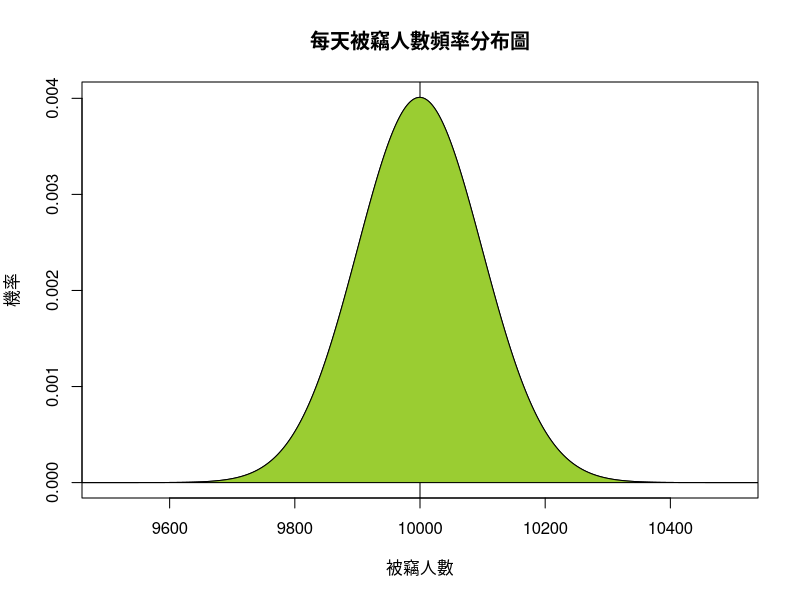
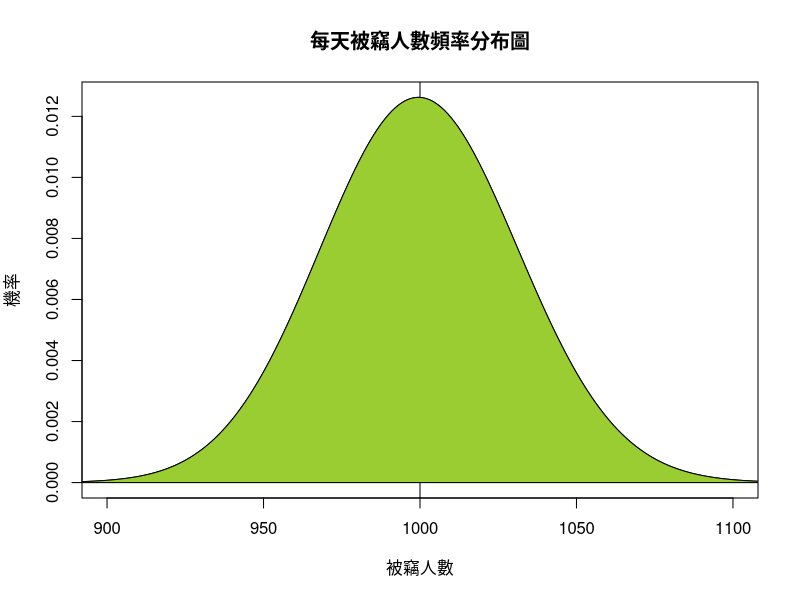
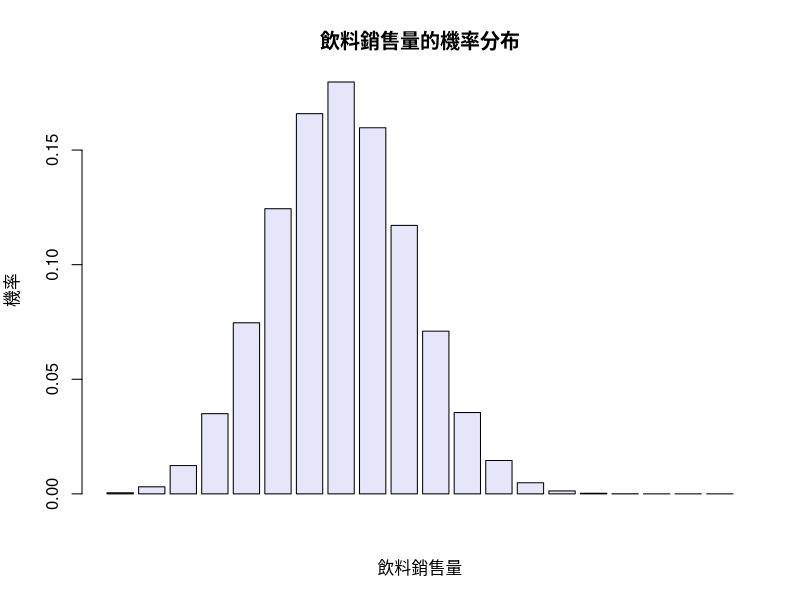

These charts were generated, in order, by the following R code:
## ---- chunk 1
a<-dbinom(5, size = 20, prob = 0.2) #given x, size, prob --> probability
b<-dbinom(5, size = 20, prob = 0.9) #given x, size, prob --> probability
a*b
## ---- chunk 2
na <- 20
pa <- 0.2
nb <- 40
pb <- 0.1

(1-pbinom(4, size=na, prob = pa)) * pbinom(35, size=nb, prob=pb)

## ---- chunk 3
#A暫租到腳踏車的機率*A站腳踏車壞掉的機率
a<-pbinom(19, size = 20, prob = 0.2)
b<-0.05*0.1
a*b
## ---- chunk 4
#a代表在200台車中會在站點A的某台繳踏車的機率，b代表會在站點A的繳踏車且壞掉的機率
a<-20*0.2/200
b<-0.1*0.05
b/a
## ---- chunk 5
#5選2*(租到輕微損壞自行車的機率)^2
((5*4/2)*(b/a)^2)/2^5
## ---- chunk 6
dbinom(2, size=5, prob=0.25) 
## ---- chunk 7
#a=站內平均 b=站內標準差
a<-80-30
b<-(5^2+3^2)^(1/2)#要記得要用+喔
contain<-a+b*3
contain
## ---- chunk 8
#D為當晚每小時的進站人數平均,d為當晚每小時的進站人數標準差；G為當晚每小時的出站人數平均，g為當晚每小時的出站人數標準差
D<-80*3
d<-5*3
G<-30*0.5
g<-3*0.5
yearmean<-D-G
yearstan<-(d^2+g^2)^(1/2)
yearamount<-yearmean+yearstan*3
yearamount
## ---- chunk 9
normal<-1-pnorm(200, mean = a, sd = b) #given mean, sd --> cumulative probability
newyear<-1-pnorm(200, mean =yearmean , sd = yearstan) 
normal
newyear
## ---- chunk 10
xx = seq(0, 10^6)
yy = dbinom(xx, size = 10^6, prob = 0.01) 
# Plotting
plot(x = xx, y = yy, type = "l",xlim=c(9500,10500),,ylab = "機率" ,xlab = "被竊人數" ,main="每天被竊人數頻率分布圖")
## Add a line on the plot
abline(v = 10000, col = "black")
## Highlight an area on the plot
region_g.x = xx[xx<=10^5]
region_g.y = yy[xx<=10^5]
region_g.x = c(region_g.x[1], region_g.x, tail(region_g.x,1))
region_g.y = c(0, region_g.y, 0)

polygon(region_g.x, region_g.y,density = -1, col = "yellowgreen")
## ---- chunk 11
table<-rbinom(365, size = 10^6, prob = 0.01) #random samples from a binomial distribution of given size, prob

quantile(table)
min<-quantile(table)[2]-1.5*IQR(table)
max<-quantile(table)[4]+1.5*IQR(table)
outlier=0
for(i in 1:365){
if (table[i]>max|table[i]<min)#要記得加[i]
  outlier=outlier+1

}
outlier
## ---- chunk 12
xx = seq(0, 10^6)
yy = dbinom(xx, size = 10^6, prob = 0.001) 
# Plotting
plot(x = xx, y = yy, type = "l",xlim=c(900,1100),,ylab = "機率" ,xlab = "被竊人數" ,main="每天被竊人數頻率分布圖")
## Add a line on the plot
abline(v = 1000, col = "black")
## Highlight an area on the plot
region_g.x = xx[xx<=10^5]
region_g.y = yy[xx<=10^5]
region_g.x = c(region_g.x[1], region_g.x, tail(region_g.x,1))
region_g.y = c(0, region_g.y, 0)

polygon(region_g.x, region_g.y,density = -1, col = "yellowgreen")
## ---- chunk 13
A<-c("0.7-y","y","0.7")
AC<-c("0.3-(x-y))","x-y","0.3")
total<-c("1-x","x","1")
frame<-data.frame(A,AC,total)
row.names(frame)<-c("B","BC","total")
frame
## ---- chunk 14
x <- 2/7
y <- 0.2*x
x
## ---- chunk 15
y
## ---- chunk 16
0.7-y+(x-y)
## ---- chunk 17
1-(0.7-y+(x-y))^7
## ---- chunk 18
#a=第一時段每分鐘賣出一杯的機率
a<-60/(4*60)
#b=第二時段每分鐘賣出一杯的機率
b<-30/(2*60)
#c=第三時段每分鐘賣出一杯的機率
c<-75/(5*60)
#有珍珠的
p<-0.25*0.6
1-pbinom(75, size = 60*7+30, prob = p) #given x, size, prob --> cumulative probability
## ---- chunk 19
#d=每分鐘賣出一杯的機率
d<-24/60
pro<-c()
for (i in 1:20){
  pro[i]=dbinom(i, size = 20, prob = d)
}

barplot(pro, col="lavender",xlab="飲料銷售量",ylab="機率",main="飲料銷售量的機率分布")
